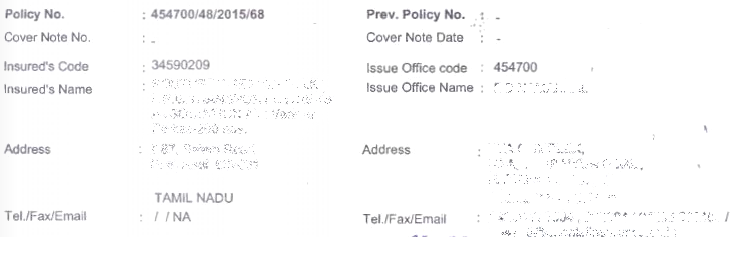
#> input picture document_field_detection_template_matching/document_sample.png, 746 x 256 px; the run also reads 1 picture not shown here
$ python document_field_detection_template_matching.py
#> lines starting #> are read from the running program, lines starting #| are printed output that depends on the picture
'''
Document field detection using Template Matching
'''
# Import necessary libraries
import numpy as np
import cv2

# Updated threshold values for different fields
field_threshold = {
    "prev_policy_no": 0.8,  # Updated threshold value for prev_policy_no
    "address": 0.7,        # Updated threshold value for address
}

# Function to generate bounding boxes around detected fields
def draw_bounding_boxes(image, gray_image, template, field_name="field"):
    # Get the dimensions of the template
    width, height = template.shape[::-1]

    # Apply template matching using normalized correlation coefficient method
    result = cv2.matchTemplate(gray_image, template, cv2.TM_CCOEFF_NORMED)

    # Find locations where the match score is above the threshold
    locations = np.where(result >= field_threshold[field_name])

    # Draw rectangles around the detected regions
    for point in zip(*locations[::-1]):
        top_left = point
        bottom_right = (top_left[0] + width, top_left[1] + height)
        cv2.rectangle(image, top_left, bottom_right, (0, 255, 255), 2)  # Yellow rectangles

        # Add text label near the detected region
        text_y = top_left[1] - 10 if top_left[1] - 10 > 10 else top_left[1] + height + 20
        cv2.putText(image, field_name, (top_left[0], text_y), cv2.FONT_HERSHEY_SIMPLEX, 0.8, (0, 0, 255), 1)  # Red text

    return image

# Main function to execute the field detection
if __name__ == '__main__':
    # Load the main document image
    document_image = cv2.imread('document_sample.png')  # Updated image file name
#> document_image is the input picture: shape (256, 746, 3); mean B, G, R 251.2, 250.9, 251

    # Convert the image to grayscale
    gray_image = cv2.cvtColor(document_image, cv2.COLOR_BGR2GRAY)

    # Load the templates for different fields
    template_address = cv2.imread('template_address.png', 0)  # Updated template file name
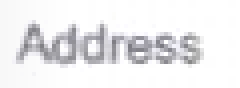
#> input picture document_field_detection_template_matching/template_address.png, 60 x 22 px (shown 4 times larger)
#> template_address: shape (22, 60); min 123, max 255, mean 236.8
    template_policy = cv2.imread('template_prev_policy.png', 0)  # Updated template file name

    # Detect and draw bounding boxes for each field
    document_image = draw_bounding_boxes(document_image.copy(), gray_image.copy(), template_address, 'address')
#> in draw_bounding_boxes, `result = cv2.matchTemplate(gray_image, template, cv2.TM_CCOEFF_NORMED)`:
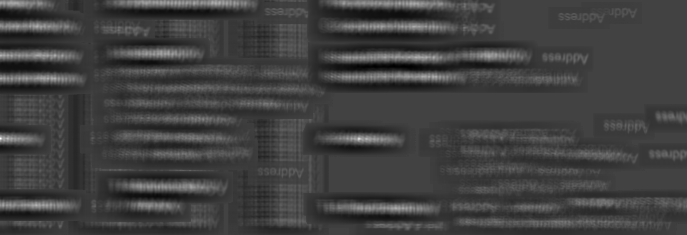
#> result: shape (235, 687) float32; min -0.35, max 1, mean -0.00517; drawn with min black and max white
#> in draw_bounding_boxes, `locations = np.where(result >= field_threshold[field_name])`: locations = ([137, 138, 138, 138, 138, 139, 139, 139], [0, 0, 1, 358, 359, 0, 358, 359])
#> the loop in draw_bounding_boxes, `for point in zip(*locations[::-1]):` made 8 passes
#> (top_left, bottom_right, text_y) on passes 1 to 8: ((0, 137), (60, 159), 127), ((0, 138), (60, 160), 128), ((1, 138), (61, 160), 128), ((358, 138), (418, 160), 128), ((359, 138), (419, 160), 128), ((0, 139), (60, 161), 129), ((358, 139), (418, 161), 129), ((359, 139), (419, 161), 129)
    document_image = draw_bounding_boxes(document_image.copy(), gray_image.copy(), template_policy, 'prev_policy_no')
#> call 2 of draw_bounding_boxes, with template = array of shape (19, 107), field_name = 'prev_policy_no'
#> in draw_bounding_boxes (call 2), `result = cv2.matchTemplate(gray_image, template, cv2.TM_CCOEFF_NORMED)`:
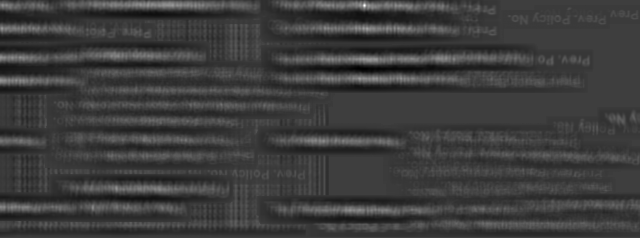
#> result: shape (238, 640) float32; min -0.326, max 1, mean -0.00613; drawn with min black and max white
#> in draw_bounding_boxes (call 2), `locations = np.where(result >= field_threshold[field_name])`: locations = ([4, 5, 6], [364, 364, 364])
#> the loop in draw_bounding_boxes (call 2), `for point in zip(*locations[::-1]):` made 3 passes
#> (top_left, bottom_right) on passes 1 to 3: ((364, 4), (471, 23)), ((364, 5), (471, 24)), ((364, 6), (471, 25))
#> after the loop in draw_bounding_boxes (call 2), `for point in zip(*locations[::-1]):`:
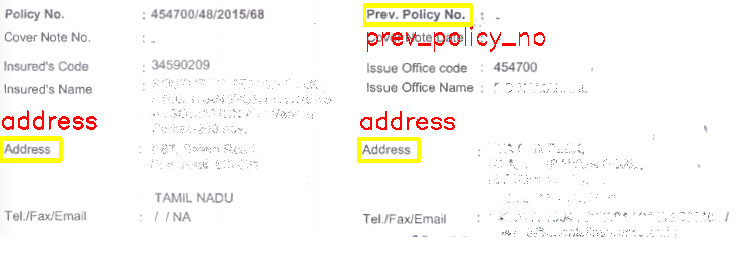
#> image: shape (256, 746, 3); mean of channels 0, 1, 2 245.3, 248.4, 251.1; drawn as B, G, R

    # Display the image with detected fields
    cv2.imshow('Detected Fields', document_image)  # Window title
    cv2.waitKey(0)
    cv2.destroyAllWindows()
